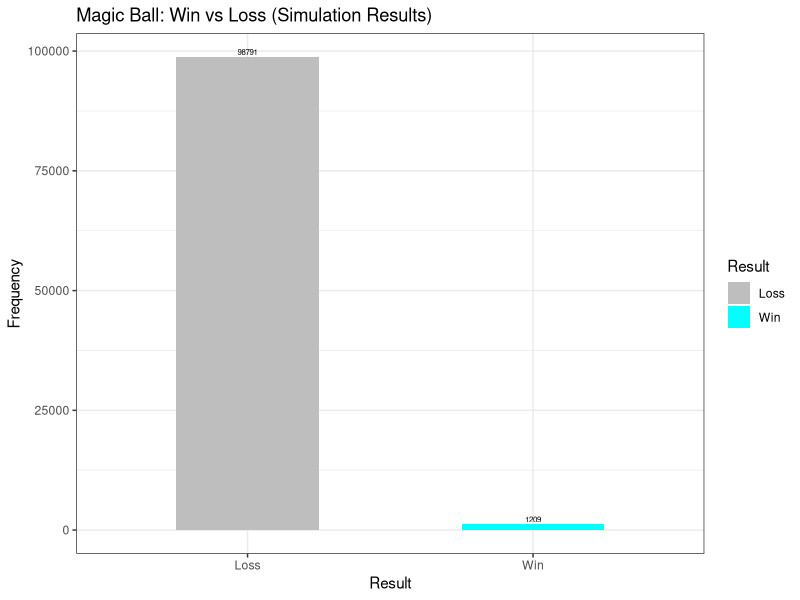

Reproduce this figure in R.
if (!base::requireNamespace("ggplot2", quietly = TRUE)) {
  utils::install.packages("ggplot2")
}
library(ggplot2)

# Define the magic ball simulation function
magic_ball_simulation <- function(trials = 100000, grid_size = 9, verbose = TRUE) {
  win <- 0 # Counter for wins
  loss <- 0 # Counter for losses
  results <- base::character(trials) # Vector to store result labels ("Win" or "Loss")

  # Create a vector of possible board positions (e.g., 1 to 9)
  board_positions <- 1:grid_size

  # Perform the simulation for the specified number of trials
  for (i in base::seq_len(trials)) {
    # Randomly select 3 winning positions and 3 ball positions
    winning_positions <- base::sample(board_positions, 3)
    ball_positions <- base::sample(board_positions, 3)

    # If all 3 positions match (regardless of order), it's a win
    if (base::setequal(winning_positions, ball_positions)) {
      win <- win + 1
      results[i] <- "Win"
    } else {
      loss <- loss + 1
      results[i] <- "Loss"
    }
  }

  # Summarize the result counts
  result_summary <- base::as.data.frame(base::table(Result = results))

  base::cat("=== Magic Ball Simulation Report ===\n")
  base::print(result_summary)

  # Create a bar plot to visualize win/loss frequencies
  p <- ggplot2::ggplot(result_summary, ggplot2::aes(x = Result, y = Freq, fill = Result)) +
    ggplot2::geom_bar(stat = "identity", width = 0.5) +
    ggplot2::geom_text(ggplot2::aes(label = Freq), vjust = -0.3, size = 2) +
    ggplot2::scale_fill_manual(values = c("Win" = "cyan", "Loss" = "gray")) +
    ggplot2::labs(
      title = "Magic Ball: Win vs Loss (Simulation Results)",
      x = "Result",
      y = "Frequency"
    ) +
    ggplot2::theme_bw()

  # Return the ggplot object
  return(p)
}

# Run the simulation
magic_ball_simulation()
